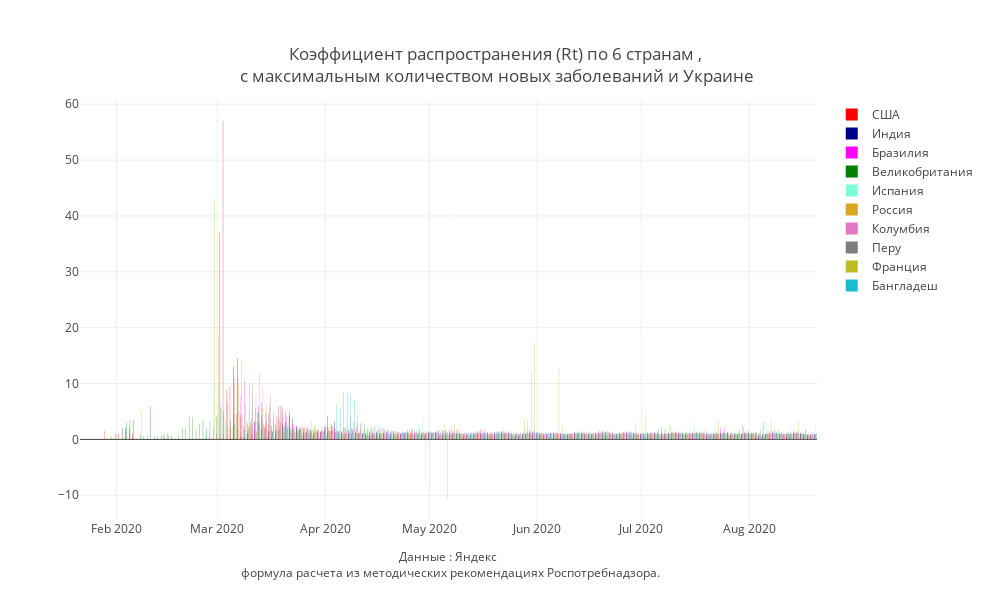

Write notebook code for a chart like this one.
### Code cell
#mask = (X.Date>datetime.date(2020,5,1))&(X.Region.isin(regions_towatch))

colors_dict = { "США": "red",
                "Бразилия": "magenta",
                "Россия": "goldenrod",
                "Индия": "darkblue",
                "Великобритания": "green",
                 'Испания': 'aquamarine'}
fig = go.Figure()
for i in country_towatch:
    mask = X['Country'] == i
        
    fig.add_trace(
        
        go.Bar(
        name = f'{i}',
        x=X[mask].Date,
        y=X[mask].Rt,
        text=round(X[mask].Rt,3),
        textposition='inside',
        marker_color= colors_dict.get(i),
        
        showlegend=True))




                  
fig.update_layout(
    annotations=[
        
            dict(x=0.5,y=-0.15,
            showarrow=False,
            text="Данные : Яндекс <br> формула расчета из методических рекомендациях Роспотребнадзора.",
            xref="paper",
            yref="paper")],
                  title = "Коэффициент распространения (Rt) по 6 странам ,<br> с максимальным количеством новых заболеваний и Украине ",
                  title_x = 0.5,
                  title_y= 0.9,
                  title_xanchor = "center",
                  title_yanchor = "bottom", 
                 # legend_x = 0.05,legend_y = 0.9,
                  width = 990, height = 600,template = 'gridon',
    
    
                 # xaxis_title='Коэффициент рассчитан, исходя из данных оперативного штаба и <br>' + 
                               #' формулы расчета в методических рекомендациях Роспотребнадзора. ',
    yaxis_title = ' '
)


fig.show()

### Figure 1 — Plotly figure (JSON) as saved in the notebook; plotly's stock layout.template omitted (floating-point values rounded to 4 significant figures; data arrays with more than 128 entries replaced by an {"elided": "..."} marker saying what was removed)
{"data": [{"marker": {"color": "red"}, "name": "США", "showlegend": true, "text": {"elided": "212 float values"}, "textposition": "inside", "type": "bar", "x": {"elided": "212 str values"}, "y": {"elided": "212 float values"}}, {"marker": {"color": "darkblue"}, "name": "Индия", "showlegend": true, "text": {"elided": "212 float values"}, "textposition": "inside", "type": "bar", "x": {"elided": "212 str values"}, "y": {"elided": "212 float values"}}, {"marker": {"color": "magenta"}, "name": "Бразилия", "showlegend": true, "text": {"elided": "212 float values"}, "textposition": "inside", "type": "bar", "x": {"elided": "212 str values"}, "y": {"elided": "212 float values"}}, {"marker": {"color": "green"}, "name": "Великобритания", "showlegend": true, "text": {"elided": "212 float values"}, "textposition": "inside", "type": "bar", "x": {"elided": "212 str values"}, "y": {"elided": "212 float values"}}, {"marker": {"color": "aquamarine"}, "name": "Испания", "showlegend": true, "text": {"elided": "212 float values"}, "textposition": "inside", "type": "bar", "x": {"elided": "212 str values"}, "y": {"elided": "212 float values"}}, {"marker": {"color": "goldenrod"}, "name": "Россия", "showlegend": true, "text": {"elided": "212 float values"}, "textposition": "inside", "type": "bar", "x": {"elided": "212 str values"}, "y": {"elided": "212 float values"}}, {"name": "Колумбия", "showlegend": true, "text": {"elided": "212 float values"}, "textposition": "inside", "type": "bar", "x": {"elided": "212 str values"}, "y": {"elided": "212 float values"}}, {"name": "Перу", "showlegend": true, "text": {"elided": "212 float values"}, "textposition": "inside", "type": "bar", "x": {"elided": "212 str values"}, "y": {"elided": "212 float values"}}, {"name": "Франция", "showlegend": true, "text": {"elided": "212 float values"}, "textposition": "inside", "type": "bar", "x": {"elided": "212 str values"}, "y": {"elided": "212 float values"}}, {"name": "Бангладеш", "showlegend": true, "text": {"elided": "212 float values"}, "textposition": "inside", "type": "bar", "x": {"elided": "212 str values"}, "y": {"elided": "212 float values"}}], "layout": {"annotations": [{"showarrow": false, "text": "Данные : Яндекс <br> формула расчета из методических рекомендациях Роспотребнадзора.", "x": 0.5, "xref": "paper", "y": -0.15, "yref": "paper"}], "height": 600, "title": {"text": "Коэффициент распространения (Rt) по 6 странам ,<br> с максимальным количеством новых заболеваний и Украине ", "x": 0.5, "xanchor": "center", "y": 0.9, "yanchor": "bottom"}, "width": 990, "yaxis": {"title": {"text": " "}}}}
